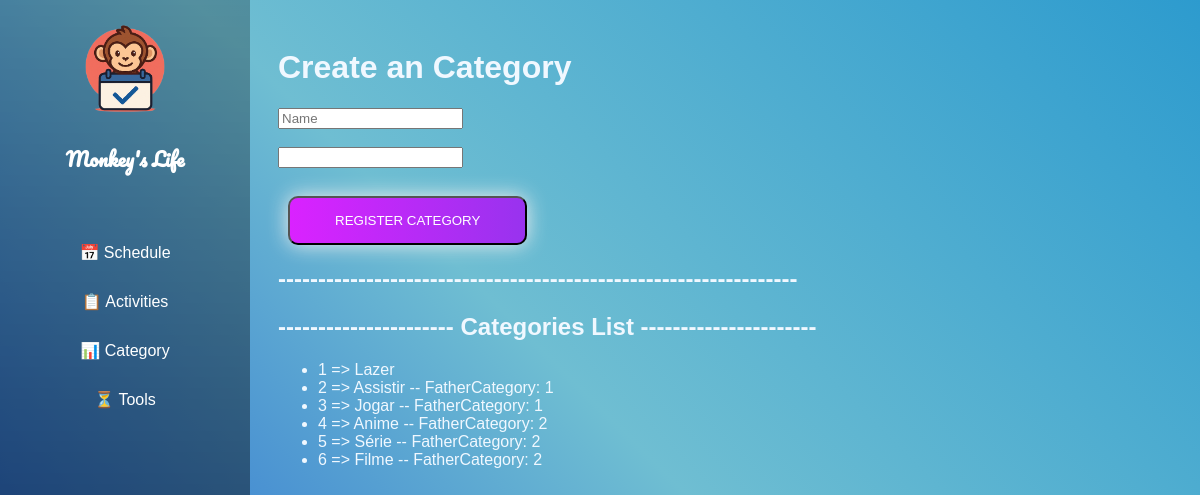
The app's page /activities/category, older data.
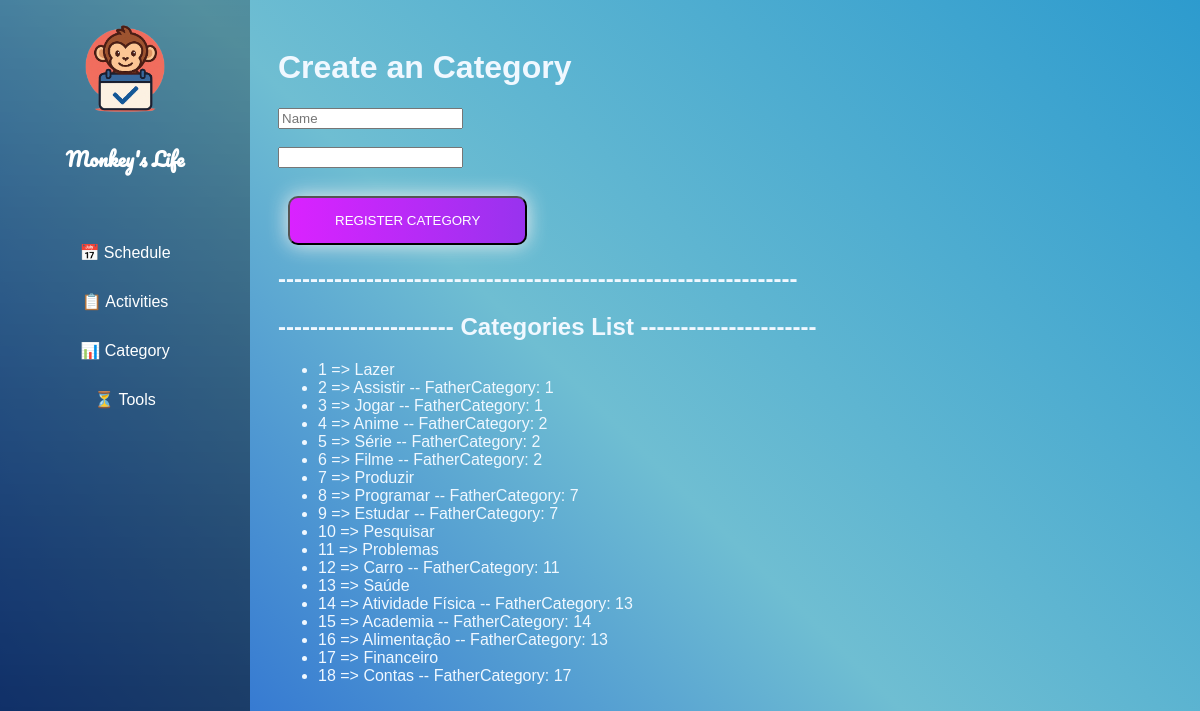
The same page, newer data.
### schedule/blueprints/activities/models.py (models this page shows, shortened)
class Category(db.Model):
    __tablename__ = 'categories'
    id = db.Column(db.Integer, primary_key=True)
    name = db.Column(db.String(25), nullable=False)
    description = db.Column(db.String(200), nullable=True)
    category_father = db.Column(db.Integer, db.ForeignKey('categories.id'))

### schedule/blueprints/activities/routes.py (the view, shortened to what this page needs)
@activity.route('/category', methods=['POST', 'GET'])
def index_category():
    if request.method == 'GET':
        categories = Category.query.all()
        return render_template('activities/index_category.html', categories=categories)

### schedule/blueprints/activities/templates/activities/index_category.html (shortened to what this page needs)
{% extends "base.html" %}
{% block content %}
<div class="content">
    <h1>Create an Category</h1>
    <form action="{{ url_for('activity.index_category') }}" method="POST">
        <input type="text" name="name" placeholder="Name" required><br><br>
        <input list="categories" name="category_id" id="category_id">
        <br><br>
        <button class="btn-grad" type="submit">Register Category</button>
    </form>
    <h2>-----------------------------------------------------------------</h2>
    <h2>---------------------- Categories List ----------------------</h2>
    <ul>
        {% for category in categories %}
            <li>{{category.id}} => {{ category.name }} {% if category.category_father %} -- FatherCategory: {{ category.category_father }}{% endif %}</li>
        {% endfor %}
    </ul>
</div>
{% endblock %}

Row changes from the older to the newer data that the page shows:
added Category: id "7", name "Produzir"
added Category: id "8", name "Programar", category_father "7"
added Category: id "9", name "Estudar", category_father "7"
added Category: id "10", name "Pesquisar"
added Category: id "11", name "Problemas"
added Category: id "12", name "Carro", category_father "11"
added Category: id "13", name "Saúde"
added Category: id "14", name "Atividade Física", category_father "13"
added Category: id "15", name "Academia", category_father "14"
added Category: id "16", name "Alimentação", category_father "13"
added Category: id "17", name "Financeiro"
added Category: id "18", name "Contas", category_father "17"
